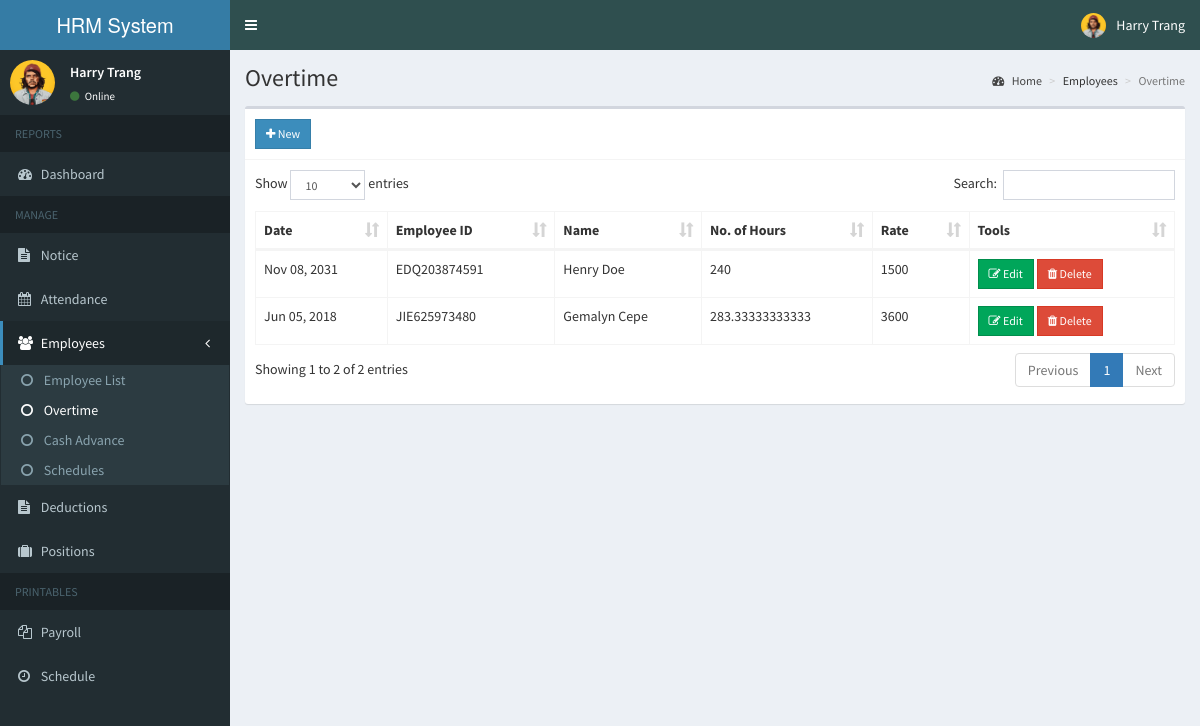
/admin/overtime.php (signed in), run on the app's committed database.
### tables this page shows
CREATE TABLE `overtime` (
  `id` int(11) NOT NULL AUTO_INCREMENT,
  `employee_id` varchar(15) NOT NULL,
  `hours` double NOT NULL,
  `rate` double NOT NULL,
  `date_overtime` date NOT NULL,
  PRIMARY KEY (`id`)
);

CREATE TABLE `employees` (
  `id` int(11) NOT NULL AUTO_INCREMENT,
  `employee_id` varchar(15) NOT NULL,
  `firstname` varchar(50) NOT NULL,
  `lastname` varchar(50) NOT NULL,
  `address` text NOT NULL,
  `birthdate` date NOT NULL,
  `contact_info` varchar(100) NOT NULL,
  `gender` varchar(10) NOT NULL,
  `position_id` int(11) NOT NULL,
  `schedule_id` int(11) NOT NULL,
  `photo` varchar(200) NOT NULL,
  `created_on` date NOT NULL,
  `password` varchar(60) NOT NULL,
  PRIMARY KEY (`id`)
);

### admin/includes/session.php (called while the page is built, shortened)
<?php
	include 'includes/conn.php';
	$sql = "SELECT * FROM admin WHERE id = '".$_SESSION['admin']."'";
	$query = $conn->query($sql);
	$user = $query->fetch_assoc();
?>

### admin/overtime.php (the view, shortened to what this page needs)
<?php include 'includes/session.php'; ?>
<?php include 'includes/header.php'; ?>
<body class="hold-transition skin-blue sidebar-mini">
<div class="wrapper">
  <?php include 'includes/navbar.php'; ?>
  <?php include 'includes/menubar.php'; ?>
  <div class="content-wrapper">
    <section class="content-header">
      <h1>
        Overtime
      </h1>
      <ol class="breadcrumb">
        <li><a href="#"><i class="fa fa-dashboard"></i> Home</a></li>
        <li>Employees</li>
        <li class="active">Overtime</li>
      </ol>
    </section>
    <section class="content">
      <div class="row">
        <div class="col-xs-12">
          <div class="box">
            <div class="box-header with-border">
              <a href="#addnew" data-toggle="modal" class="btn btn-primary btn-sm btn-flat"><i class="fa fa-plus"></i> New</a>
            </div>
            <div class="box-body">
              <table id="example1" class="table table-bordered">
                <thead>
                  <th>Date</th>
                  <th>Employee ID</th>
                  <th>Name</th>
                  <th>No. of Hours</th>
                  <th>Rate</th>
                  <th>Tools</th>
                </thead>
                <tbody>
                  <?php
                    $sql = "SELECT *, overtime.id AS otid, employees.employee_id AS empid FROM overtime LEFT JOIN employees ON employees.id=overtime.employee_id ORDER BY date_overtime DESC";
                    $query = $conn->query($sql);
                    while($row = $query->fetch_assoc()){
                      echo "
                        <tr>
                          <td class='hidden'></td>
                          <td>".date('M d, Y', strtotime($row['date_overtime']))."</td>
                          <td>".$row['empid']."</td>
                          <td>".$row['firstname'].' '.$row['lastname']."</td>
                          <td>".$row['hours']."</td>
                          <td>".$row['rate']."</td>
                          <td>
                            <button class='btn btn-success btn-sm btn-flat edit' data-id='".$row['otid']."'><i class='fa fa-edit'></i> Edit</button>
                            <button class='btn btn-danger btn-sm btn-flat delete' data-id='".$row['otid']."'><i class='fa fa-trash'></i> Delete</button>
                          </td>
                        </tr>
                      ";
                    }
                  ?>
                </tbody>
              </table>
            </div>
          </div>
        </div>
      </div>
    </section>
  </div>
</div>
</body>
</html>

### admin/includes/navbar.php (shortened to what this page needs)
<header class="main-header">
    <a href="home.php" class="logo">
      <span class="logo-lg"><b></b>HRM System</span>
    </a>
    <nav class="navbar navbar-static-top">
      <a href="#" class="sidebar-toggle" data-toggle="push-menu" role="button">
      </a>
      <div class="navbar-custom-menu">
        <ul class="nav navbar-nav">
          <li class="dropdown user user-menu">
            <a href="#" class="dropdown-toggle" data-toggle="dropdown">
              <img src="<?php echo (!empty($user['photo'])) ? '../images/'.$user['photo'] : '../images/profile.jpg'; ?>" class="user-image" alt="User Image">
              <span class="hidden-xs"><?php echo $user['firstname'].' '.$user['lastname']; ?></span>
            </a>
          </li>
        </ul>
      </div>
    </nav>
  </header>

### admin/includes/menubar.php
<aside class="main-sidebar">
    <section class="sidebar">
      <div class="user-panel">
        <div class="pull-left image">
          <img src="<?php echo (!empty($user['photo'])) ? '../images/'.$user['photo'] : '../images/profile.jpg'; ?>" class="img-circle" alt="User Image">
        </div>
        <div class="pull-left info">
          <p><?php echo $user['firstname'].' '.$user['lastname']; ?></p>
          <a><i class="fa fa-circle text-success"></i> Online</a>
        </div>
      </div>
      <ul class="sidebar-menu" data-widget="tree">
        <li class="header">REPORTS</li>
        <li class=""><a href="home.php"><i class="fa fa-dashboard"></i> <span>Dashboard</span></a></li>
        <li class="header">MANAGE</li>
        <li><a href="notice.php"><i class="fa fa-file-text"></i> Notice</a></li>
        <li><a href="attendance.php"><i class="fa fa-calendar"></i> <span>Attendance</span></a></li>
        <li class="treeview">
          <a href="#">
            <i class="fa fa-users"></i>
            <span>Employees</span>
            <span class="pull-right-container">
              <i class="fa fa-angle-left pull-right"></i>
            </span>
          </a>
          <ul class="treeview-menu">
            <li><a href="employee.php"><i class="fa fa-circle-o"></i> Employee List</a></li>
            <li><a href="overtime.php"><i class="fa fa-circle-o"></i> Overtime</a></li>
            <li><a href="cashadvance.php"><i class="fa fa-circle-o"></i> Cash Advance</a></li>
            <li><a href="schedule.php"><i class="fa fa-circle-o"></i> Schedules</a></li>
          </ul>
        </li>
        <li><a href="deduction.php"><i class="fa fa-file-text"></i> Deductions</a></li>
        <li><a href="position.php"><i class="fa fa-suitcase"></i> Positions</a></li>
        <li class="header">PRINTABLES</li>
        <li><a href="payroll.php"><i class="fa fa-files-o"></i> <span>Payroll</span></a></li>
        <li><a href="schedule_employee.php"><i class="fa fa-clock-o"></i> <span>Schedule</span></a></li>
      </ul>
    </section>
  </aside>

### data on the page
overtime: date_overtime "Nov 08, 2031", employee.employee_id "EDQ203874591", employee.firstname "Henry", employee.lastname "Doe", hours "240", rate "1500"
overtime: date_overtime "Jun 05, 2018", employee.employee_id "JIE625973480", employee.firstname "Gemalyn", employee.lastname "Cepe", hours "283.33333333333", rate "3600"

### other printed values
$user['firstname'] "Harry"
$user['lastname'] "Trang"
